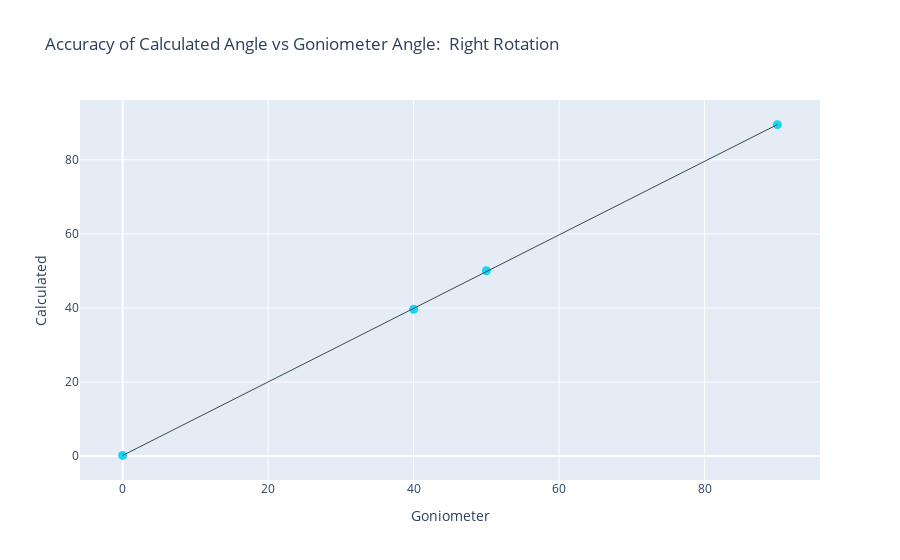

Source (notebook cell):
### Code cell
fig = px.scatter(rightdf, x="Goniometer", y="Calculated", trendline="ols", title="Accuracy of Calculated Angle vs Goniometer Angle:  Right Rotation")
fig.update_traces(marker=dict(size=9, color="#19D3F3"),selector=dict(mode='markers'))
fig.update_traces(line=dict(width=1, color="DarkSlateGrey"))
fig.update
fig.show()

### Figure 1 — Plotly figure (JSON) as saved in the notebook; plotly's stock layout.template omitted (floating-point values rounded to 4 significant figures)
{"data": [{"hovertemplate": "Goniometer=%{x}<br>Calculated=%{y}<extra></extra>", "legendgroup": "", "line": {"color": "DarkSlateGrey", "width": 1}, "marker": {"color": "#19D3F3", "size": 9, "symbol": "circle"}, "mode": "markers", "name": "", "showlegend": false, "type": "scatter", "x": [0, 40, 50, 90], "xaxis": "x", "y": [0.2, 39.64, 50.04, 89.49], "yaxis": "y"}, {"hovertemplate": "<b>OLS trendline</b><br>Calculated = 0.992695 * Goniometer + 0.17122<br>R<sup>2</sup>=0.999972<br><br>Goniometer=%{x}<br>Calculated=%{y} <b>(trend)</b><extra></extra>", "legendgroup": "", "line": {"color": "DarkSlateGrey", "width": 1}, "marker": {"color": "#636efa", "symbol": "circle"}, "mode": "lines", "name": "", "showlegend": false, "type": "scatter", "x": [0, 40, 50, 90], "xaxis": "x", "y": [0.1712, 39.88, 49.81, 89.51], "yaxis": "y"}], "layout": {"legend": {"tracegroupgap": 0}, "title": {"text": "Accuracy of Calculated Angle vs Goniometer Angle:  Right Rotation"}, "xaxis": {"anchor": "y", "domain": [0, 1], "title": {"text": "Goniometer"}}, "yaxis": {"anchor": "x", "domain": [0, 1], "title": {"text": "Calculated"}}}}
